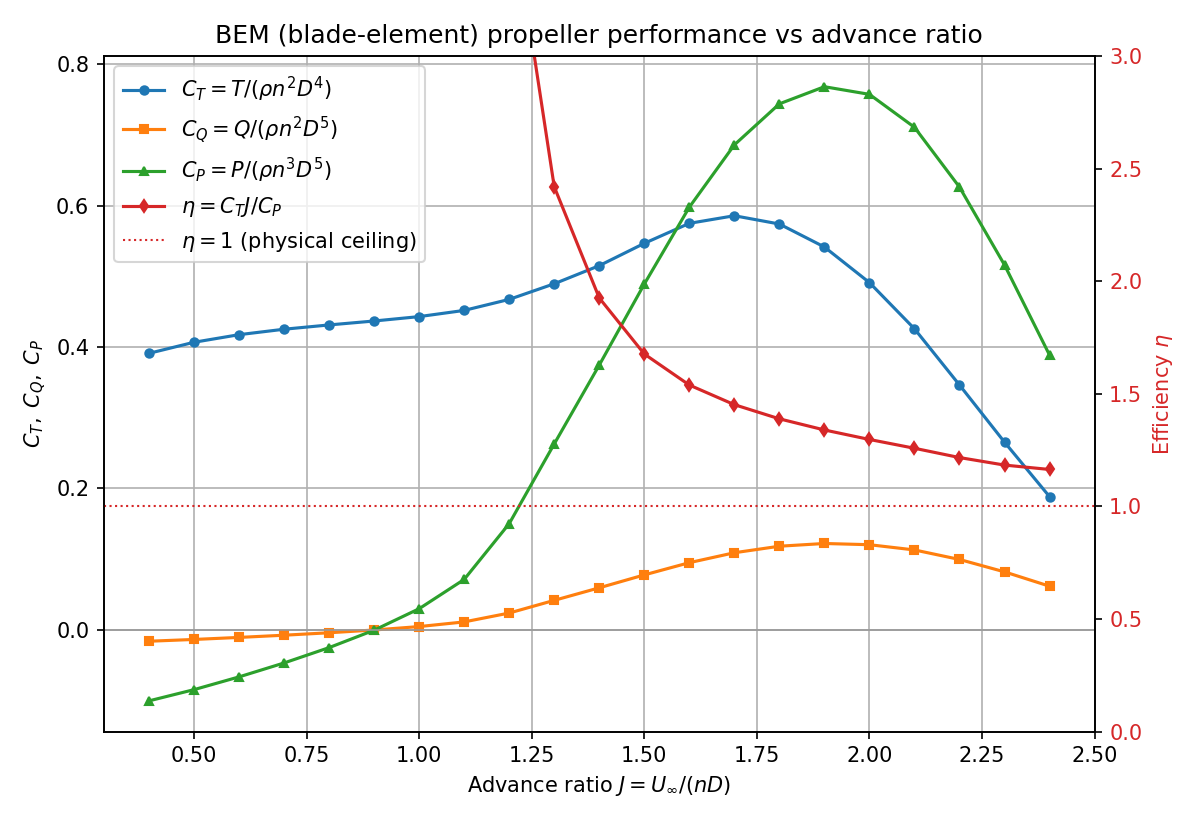

Write the Python code that produced this figure.
"""Advance-ratio sweep using the BEM blade-element solver.

Same performance coefficients as J_sweep.py, but computed with the momentum /
blade-element method instead of the lifting line:
    C_T = T / (rho n^2 D^4)
    C_Q = Q / (rho n^2 D^5)
    C_P = P / (rho n^3 D^5)
    eta = C_T * J / C_P   (propulsive efficiency)

Run from the repository root so the relative airfoil path resolves:
    python assignment_2\\J_sweep_BEM.py
"""

import numpy as np
import matplotlib.pyplot as plt

from Lifting_line import BEM


def run_bem(J, radius=0.7, n_blades=6, U_inf=60,
            resolution=100, spacing='cosine', use_prandtl=True):
    """Solve the blade-element method at one J and return (C_T, C_Q, C_P)."""
    bem = BEM(J=J, radius=radius, n_blades=n_blades, U_inf=U_inf)
    bem.blade_element(resolution=resolution, spacing=spacing,
                      use_prandtl=use_prandtl)
    return bem.CT, bem.CQ, bem.CP


def main():
    J_values = np.linspace(0.4, 2.4, 21)

    CT_list, CQ_list, CP_list = [], [], []
    for J in J_values:
        C_T, C_Q, C_P = run_bem(J)
        CT_list.append(C_T)
        CQ_list.append(C_Q)
        CP_list.append(C_P)
        eta_j = C_T * J / C_P if C_P != 0 else np.nan
        print(f"J = {J:5.2f} | C_T = {C_T:8.4f} | C_Q = {C_Q:8.4f} | "
              f"C_P = {C_P:8.4f} | eta = {eta_j:7.4f}")

    CT = np.array(CT_list)
    CQ = np.array(CQ_list)
    CP = np.array(CP_list)
    with np.errstate(divide='ignore', invalid='ignore'):
        eta = np.where(CP != 0, CT * J_values / CP, np.nan)

    # Efficiency is only physical where the rotor acts as a propeller
    # (C_T > 0 AND C_P > 0); mask the rest so a single blow-up near C_P -> 0
    # does not wreck the axis scaling.
    eta_phys = np.where((CP > 0) & (CT > 0), eta, np.nan)

    fig, ax = plt.subplots(figsize=(8, 5.5))
    ax.plot(J_values, CT, '-o', ms=4, label=r'$C_T = T/(\rho n^2 D^4)$')
    ax.plot(J_values, CQ, '-s', ms=4, label=r'$C_Q = Q/(\rho n^2 D^5)$')
    ax.plot(J_values, CP, '-^', ms=4, label=r'$C_P = P/(\rho n^3 D^5)$')
    ax.axhline(0, color='0.6', lw=0.8)
    ax.set_xlabel('Advance ratio $J = U_\\infty/(n D)$')
    ax.set_ylabel(r'$C_T,\; C_Q,\; C_P$')
    ax.grid(True)

    ax_eta = ax.twinx()
    ax_eta.plot(J_values, eta_phys, '-d', ms=4, color='tab:red',
                label=r'$\eta = C_T J / C_P$')
    ax_eta.axhline(1.0, color='tab:red', ls=':', lw=1,
                   label=r'$\eta = 1$ (physical ceiling)')
    ax_eta.set_ylabel(r'Efficiency $\eta$', color='tab:red')
    ax_eta.tick_params(axis='y', labelcolor='tab:red')
    # eta > 1 everywhere and blows up near the C_P sign change (J ~ 0.9);
    # cap the axis so the trend stays readable and the outliers clip.
    ax_eta.set_ylim(0, 3.0)

    lines1, labels1 = ax.get_legend_handles_labels()
    lines2, labels2 = ax_eta.get_legend_handles_labels()
    ax.legend(lines1 + lines2, labels1 + labels2, loc='upper left')

    ax.set_title('BEM (blade-element) propeller performance vs advance ratio')
    fig.tight_layout()
    fig.savefig('assignment_2/J_sweep_BEM.png', dpi=150)
    print("Saved figure to assignment_2/J_sweep_BEM.png")
    plt.show()


if __name__ == "__main__":
    main()
